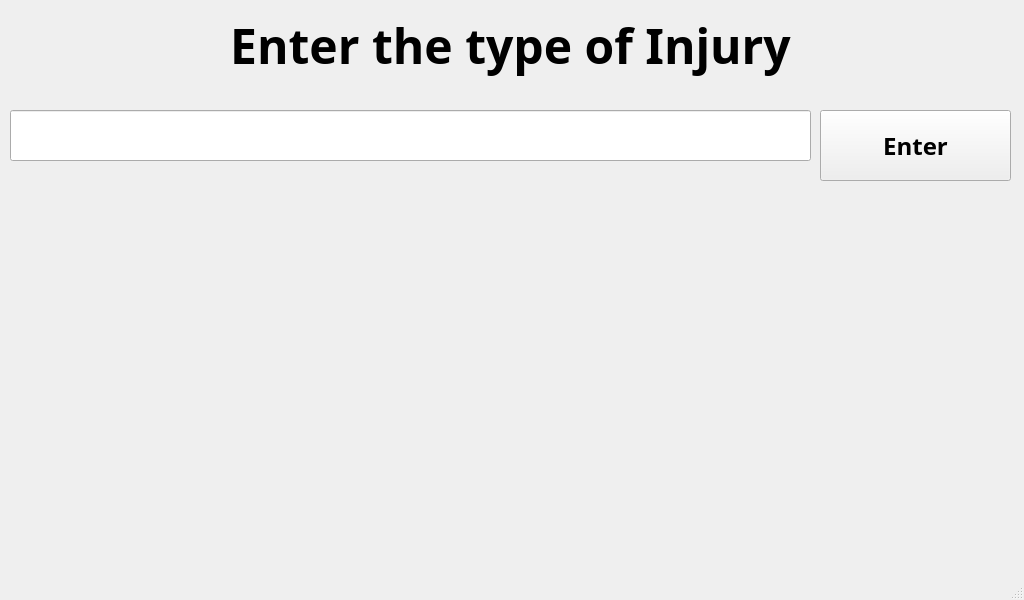
<?xml version="1.0" encoding="UTF-8"?>
<ui version="4.0">
 <class>MainWindow</class>
 <widget class="QMainWindow" name="MainWindow">
  <property name="geometry">
   <rect>
    <x>0</x>
    <y>0</y>
    <width>1024</width>
    <height>600</height>
   </rect>
  </property>
  <property name="minimumSize">
   <size>
    <width>1024</width>
    <height>600</height>
   </size>
  </property>
  <property name="maximumSize">
   <size>
    <width>1024</width>
    <height>600</height>
   </size>
  </property>
  <property name="windowTitle">
   <string>MainWindow</string>
  </property>
  <widget class="QWidget" name="centralwidget">
   <widget class="QLabel" name="TITLE">
    <property name="geometry">
     <rect>
      <x>0</x>
      <y>0</y>
      <width>1021</width>
      <height>91</height>
     </rect>
    </property>
    <property name="font">
     <font>
      <family>Unispace</family>
      <pointsize>36</pointsize>
      <weight>75</weight>
      <bold>true</bold>
     </font>
    </property>
    <property name="text">
     <string>Enter the type of Injury</string>
    </property>
    <property name="alignment">
     <set>Qt::AlignCenter</set>
    </property>
   </widget>
   <widget class="QLineEdit" name="lineEdit">
    <property name="geometry">
     <rect>
      <x>10</x>
      <y>110</y>
      <width>801</width>
      <height>51</height>
     </rect>
    </property>
   </widget>
   <widget class="QPushButton" name="pushButton">
    <property name="geometry">
     <rect>
      <x>820</x>
      <y>110</y>
      <width>191</width>
      <height>71</height>
     </rect>
    </property>
    <property name="font">
     <font>
      <family>Unispace</family>
      <pointsize>18</pointsize>
      <weight>75</weight>
      <bold>true</bold>
     </font>
    </property>
    <property name="text">
     <string>Enter</string>
    </property>
   </widget>
   <widget class="QLabel" name="label">
    <property name="geometry">
     <rect>
      <x>-10</x>
      <y>340</y>
      <width>1071</width>
      <height>271</height>
     </rect>
    </property>
    <property name="text">
     <string/>
    </property>
    <property name="pixmap">
     <pixmap>1024x222 keyboard pi.png</pixmap>
    </property>
   </widget>
  </widget>
  <widget class="QStatusBar" name="statusbar"/>
 </widget>
 <resources/>
 <connections/>
</ui>
